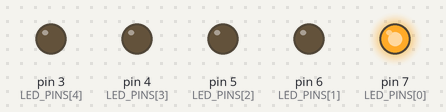
This program was run on a simulated Arduino Uno, built with avr-gcc and run on an emulated ATmega328P. On the bench: output pins drawn as LEDs (lit = HIGH).

Above: at 0.2 s.
At 1.2 s:
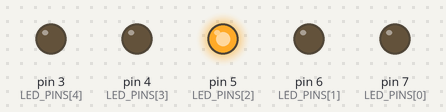
At 1.7 s:
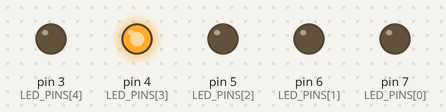
At 2.5 s:
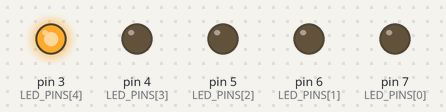
At 5.7 s:
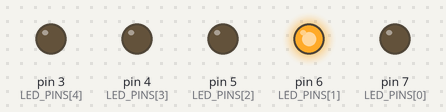
Timing chart, 0 to 6.5 s (numbered marks = the images above):
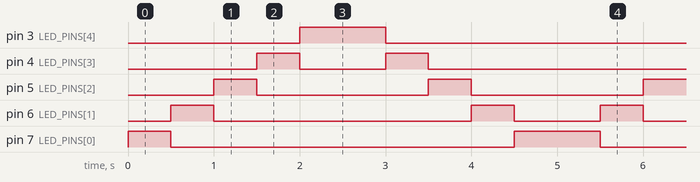

The program:

main.cpp
```cpp
#include "HardwareSerial.h"
#include <Arduino.h>

int LED_PINS[] = {7, 6, 5, 4, 3};

void setup() {
    Serial.begin(9600);

    for (int i = 0; i < 5; i++) {
        pinMode(LED_PINS[i], OUTPUT);
    }
}

void loop() {
    for (int i = 0; i < 5; i++) {
        for (int j = 0; j < 5; j++) {
            digitalWrite(LED_PINS[j], LOW);
        }
        digitalWrite(LED_PINS[i], HIGH);

        delay(500);
    }
    for (int i = 0; i < 5; i++) {
        for (int j = 0; j < 5; j++) {
            digitalWrite(LED_PINS[j], LOW);
        }
        digitalWrite(LED_PINS[5 - i - 1], HIGH);

        delay(500);
    }
}
```

Measured:
- by itself, pin 3 (LED_PINS[4]): alternates HIGH for 1.0 s and LOW for 4.0 s
- by itself, pin 4 (LED_PINS[3]): repeats every 5.0 s: LOW 1.0 s, HIGH 0.50 s, LOW 3.0 s, HIGH 0.50 s
- by itself, pin 5 (LED_PINS[2]): alternates HIGH for 0.50 s and LOW for 2.0 s
- by itself, pin 6 (LED_PINS[1]): repeats every 5.0 s: LOW 3.0 s, HIGH 0.50 s, LOW 1.0 s, HIGH 0.50 s
- by itself, pin 7 (LED_PINS[0]): repeats every 5.0 s: LOW 4.0 s, HIGH 1.0 s
